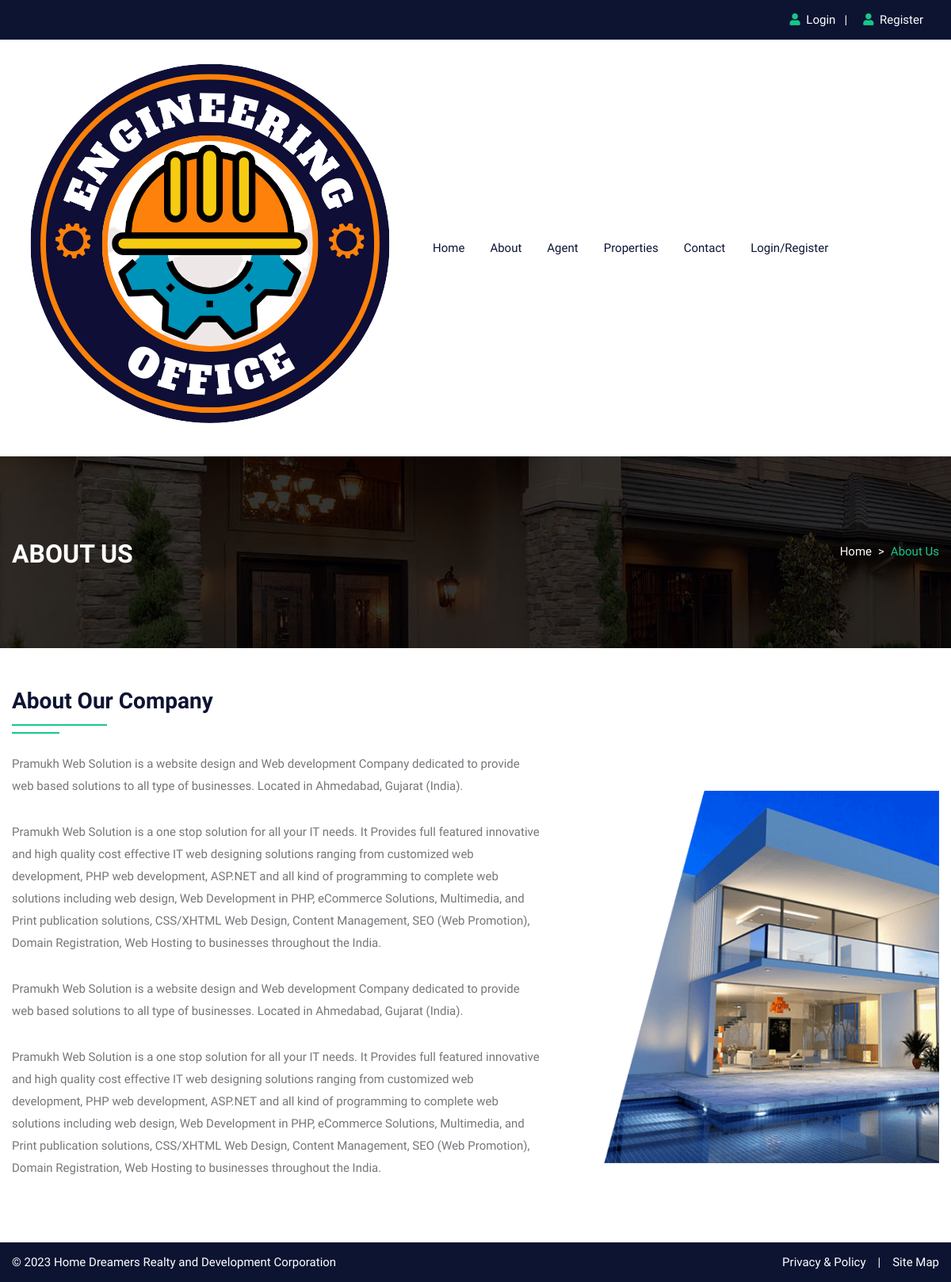
Page /about.php on the earlier database version.
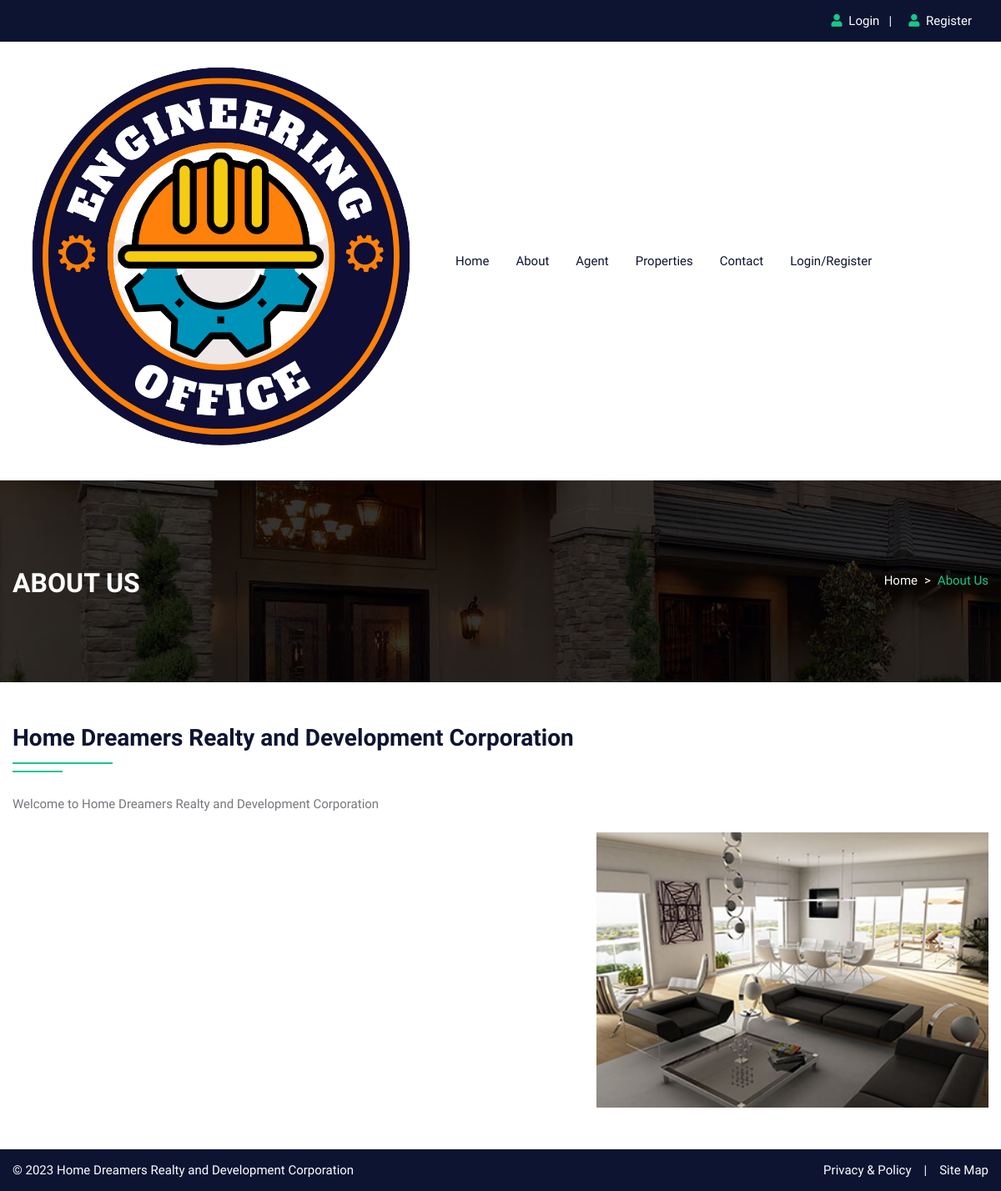
Same page on the later database version.
### tables this page shows
CREATE TABLE `about` (
  `id` int(10) NOT NULL,
  `title` varchar(100) NOT NULL,
  `content` longtext NOT NULL,
  `image` varchar(300) NOT NULL
);

### about.php (the view, shortened to what this page needs)
<!DOCTYPE html>
<html lang="en">
<head>
<link rel="stylesheet" type="text/css" href="css/bootstrap.min.css">
<link rel="stylesheet" type="text/css" href="css/bootstrap-slider.css">
<link rel="stylesheet" type="text/css" href="css/jquery-ui.css">
<link rel="stylesheet" type="text/css" href="css/layerslider.css">
<link rel="stylesheet" type="text/css" href="css/color.css" id="color-change">
<link rel="stylesheet" type="text/css" href="css/owl.carousel.min.css">
<link rel="stylesheet" type="text/css" href="css/font-awesome.min.css">
<link rel="stylesheet" type="text/css" href="fonts/flaticon/flaticon.css">
<link rel="stylesheet" type="text/css" href="css/style.css">
</head>
<body>
<div id="page-wrapper">
    <div class="row">
		<?php include("include/header.php");?>
        <div class="banner-full-row page-banner" style="background-image:url('images/breadcromb.jpg');">
            <div class="container">
                <div class="row">
                    <div class="col-md-6">
                        <h2 class="page-name float-left text-white text-uppercase mt-1 mb-0"><b>About US</b></h2>
                    </div>
                    <div class="col-md-6">
                        <nav aria-label="breadcrumb" class="float-left float-md-right">
                            <ol class="breadcrumb bg-transparent m-0 p-0">
                                <li class="breadcrumb-item text-white"><a href="#">Home</a></li>
                                <li class="breadcrumb-item active">About Us</li>
                            </ol>
                        </nav>
                    </div>
                </div>
            </div>
        </div>
        <div class="full-row">
            <div class="container">
				<?php
					$query=mysqli_query($conn,"SELECT * FROM about");
					while($row=mysqli_fetch_array($query))
					{
				?>
				<div class="row">
                    <div class="col-md-12 col-lg-12">
                        <h3 class="double-down-line-left text-secondary position-relative pb-4 mb-4"><?php echo $row['1'];?></h3>
                    </div>
                </div>
                <div class="row about-company">
                    <div class="col-md-12 col-lg-7">
                        <div class="about-content">
                            <?php echo $row['2'];?>
                        </div>
                    </div>
                    <div class="col-md-12 col-lg-5 mt-5">
                        <div class="about-img"> <img src="admin/upload/<?php echo $row['3'];?>" alt="about image"> </div>
                    </div>
                </div>
				<?php } ?>
            </div>
        </div>
		<?php include("include/footer.php");?>
    </div>
</div>
</body>
</html>

### include/header.php (shortened to what this page needs)
<header id="" class="transparent-header-modern fixed-header-bg-white w-100">
            <div class="top-header bg-secondary">
                <div class="container">
                    <div class="row">
                        <div class="col-md-8">
                        </div>
                        <div class="col-md-4">
                            <div class="top-contact float-right">
                                <ul class="list-text-white d-table">
								<li><i class="fas fa-user text-primary mr-1"></i>
								<?php  if(isset($_SESSION['uemail']))
								{ ?>
								<a href="logout.php">Logout</a>&nbsp;&nbsp;<?php } else { ?>
								<a href="login.php">Login</a>&nbsp;&nbsp;
                                | </li>
                                <li><i class="fas fa-user text-primary mr-1"></i><a href="register.php"> Register</li>
								<?php } ?>
								</ul>
                            </div>
                        </div>
                    </div>
                </div>
            </div>
            <div class="main-nav secondary-nav hover-primary-nav py-2">
                <div class="container">
                    <div class="row">
                        <div class="col-lg-12">
                            <nav class="navbar navbar-expand-lg navbar-light p-0"> <a class="navbar-brand position-relative" href="#"><img class="nav-logo" src="images/logo/logo.png" alt=""></a>
                                <div class="collapse navbar-collapse" id="navbarSupportedContent">
                                    <ul class="navbar-nav mr-auto">
                                    <?php  if(isset($_SESSION['uemail']))
										{ ?>
                                       <?php if($_SESSION['get_data']['utype'] == 'agent')
                                       {
                                       ?>
                                        <li class="nav-item dropdown"> <a class="nav-link" href="index.php" role="button" aria-haspopup="true" aria-expanded="false">Home</a></li>
										<li class="nav-item"> <a class="nav-link" href="about.php">About</a> </li>
										<li class="nav-item"> <a class="nav-link" href="custinquiries.php">Customer Inquiries</a> </li>
                                        <li class="nav-item"> <a class="nav-link" href="custbooking.php">Customer Book Schedule</a> </li>
                                        <li class="nav-item"> <a class="nav-link" href="custreservervation.php">Customer Reservations</a> </li>
                                        <?php }else{?>
                                            <li class="nav-item dropdown"> <a class="nav-link" href="index.php" role="button" aria-haspopup="true" aria-expanded="false">Home</a></li>
										<li class="nav-item"> <a class="nav-link" href="about.php">About</a> </li>
										<li class="nav-item"> <a class="nav-link" href="history.php">Inquire</a> </li>
                                        <li class="nav-item"> <a class="nav-link" href="schedule.php">Schedule</a> </li>
										<li class="nav-item"> <a class="nav-link" href="reservation.php">Reservation</a> </li>
										<li class="nav-item"> <a class="nav-link" href="property.php">Properties</a> </li>
                                        <li class="nav-item"> <a class="nav-link" href="contact.php">Contact</a> </li>
                                            <?php }?>
                                        <?php }else {
                                        ?>
                                        <li class="nav-item dropdown"> <a class="nav-link" href="index.php" role="button" aria-haspopup="true" aria-expanded="false">Home</a></li>
										<li class="nav-item"> <a class="nav-link" href="about.php">About</a> </li>
										<li class="nav-item"> <a class="nav-link" href="agent.php">Agent</a> </li>
										<li class="nav-item"> <a class="nav-link" href="property.php">Properties</a> </li>
                                        <li class="nav-item"> <a class="nav-link" href="contact.php">Contact</a> </li>
                                        <?php }?>
										<?php  if(isset($_SESSION['uemail']))
										{ ?>
										<li class="nav-item dropdown">
											<a class="nav-link dropdown-toggle" href="#" role="button" data-toggle="dropdown" aria-haspopup="true" aria-expanded="false">My Account</a>
											<ul class="dropdown-menu">
                                            <?php if($_SESSION['get_data']['utype'] == 'agent'){
                                            ?>
												<li class="nav-item"> <a class="nav-link" href="profile.php">Profile</a> </li>
												<li class="nav-item"> <a class="nav-link" href="feature.php">Add Property</a> </li>
                                                <li class="nav-item"> <a class="nav-link" href="featureadmin.php">Admin Assigned Property</a> </li>
												<li class="nav-item"> <a class="nav-link" href="logout.php">Logout</a> </li>
											<?php
                                             }else{
                                            ?>
                                                <li class="nav-item"> <a class="nav-link" href="profile.php">Profile</a> </li>
												<li class="nav-item"> <a class="nav-link" href="logout.php">Logout</a> </li>
                                            <?php }?>
                                            </ul>
                                        </li>
										<?php } else { ?>
										<li class="nav-item"> <a class="nav-link" href="login.php">Login/Register</a> </li>
										<?php } ?>
                                    </ul>
                                </div>
                            </nav>
                        </div>
                    </div>
                </div>
            </div>
        </header>

### include/footer.php (shortened to what this page needs)
<footer class="full-row bg-secondary p-0">
            <div class="container">
                <div class="row copyright">
                    <div class="col-sm-6"> <span class="text-white">© 2023 Home Dreamers Realty and Development Corporation</span> </div>
                    <div class="col-sm-6">
                        <ul class="line-menu text-white hover-text-primary float-right">
                            <li><a href="#">Privacy & Policy</a></li>
                            <li>|</li>
                            <li><a href="#"> Site Map</a></li>
                        </ul>
                    </div>
                </div>
            </div>
        </footer>

### css/color.css (style rules this page uses)
:root { --theme-ordinary-color: #74777b; }
:root { --theme-primary-color: #17c788; }
:root { --theme-secondary-color: #0d1432; }
:root { --theme-white-color: #fff; }
:root { --theme-light-color: #f8f8f8; }
:root { --theme-gray-color: #f5f5f5; }
:root { --theme-footer-color: #091b4b; }
:root { --theme-dark-color: #091b4b; }
:root { --text-light-color: #a3a7af; }
:root { --theme-primary-opacity-color: rgba(11, 191, 141, .8); }
:root { --theme-secondary-opacity-color: rgba(13,20,50,0.7); }
:root { --theme-white-opacity-color: rgba(255, 255, 255, 0.3); }
:root { --theme-dark-opacity-color: rgba(0, 0, 0, 0.5); }
:root { --theme-ordinary-font: 'Muli', sans-serif; }
:root { --theme-highlight-font: 'Comfortaa', cursive; }

Differences in the rows shown:
removed about: title "About Our Company", content "Pramukh Web Solution is a website design and Web development Company dedicated to provide web based solutions to all type of businesses. Located in Ahmedabad, Gujarat (India). Pramukh Web Solution is a one stop solution for all your IT needs. It Provides full featured innovative and high quality cost effective IT web designing solutions ranging from customized web development, PHP web development, ASP.NET and all kind of programming to complete web solutions including web design, Web Development in PHP, eCommerce Solutions, Multimedia, and Print publication solutions, CSS/XHTML Web Design, Content Management, SEO (Web Promotion), Domain Registration, Web Hosting to businesses throughout the…", image (picture)
added about: title "Home Dreamers Realty and Development Corporation", content "Welcome to Home Dreamers Realty and Development Corporation", image (picture)
